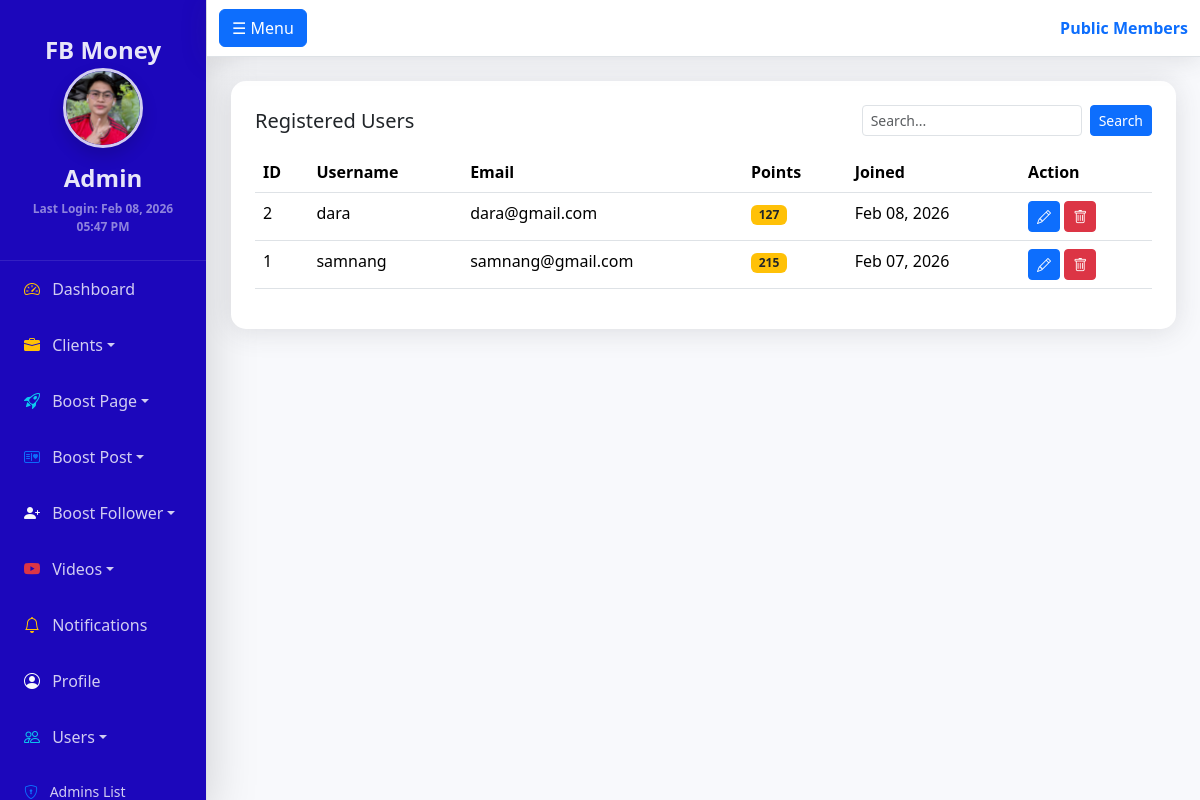
Page /admin/public_users.php (signed in) on the committed database.
### tables this page shows
CREATE TABLE `users` (
  `id` int(11) NOT NULL AUTO_INCREMENT,
  `username` varchar(50) NOT NULL,
  `email` varchar(100) NOT NULL,
  `password` varchar(255) NOT NULL,
  `points` int(11) DEFAULT 0,
  `created_at` timestamp NOT NULL DEFAULT current_timestamp(),
  `referral_code` varchar(20) DEFAULT NULL,
  `referred_by` int(11) DEFAULT NULL,
  `last_daily_bonus` date DEFAULT NULL,
  PRIMARY KEY (`id`),
  UNIQUE KEY `username` (`username`),
  UNIQUE KEY `email` (`email`),
  UNIQUE KEY `referral_code` (`referral_code`)
);

### admin/public_users.php (the view, shortened to what this page needs)
<?php
require_once "../config/db.php";
$u_stmt = $conn->prepare("SELECT profile_pic, last_login, bio, role FROM admins WHERE username=?");
if ($u_stmt) {
    $u_stmt->bind_param("s", $_SESSION['admin']);
    $u_stmt->execute();
    $u_res = $u_stmt->get_result();
    $u_row = $u_res->fetch_assoc();
} else { $u_row = []; }
$profile_pic = !empty($u_row['profile_pic']) ? "uploads/" . $u_row['profile_pic'] : "https://via.placeholder.com/150";
$last_login = !empty($u_row['last_login']) ? date("M d, Y h:i A", strtotime($u_row['last_login'])) : "First Login";
$user_role = $u_row['role'] ?? 'editor';
$search = $_GET['search'] ?? '';
if ($search) {
    $term = "%$search%";
    $stmt = $conn->prepare("SELECT * FROM users WHERE username LIKE ? OR email LIKE ? ORDER BY id DESC");
    $stmt->bind_param("ss", $term, $term);
    $stmt->execute();
    $users = $stmt->get_result();
} else {
    $users = $conn->query("SELECT * FROM users ORDER BY id DESC");
}
?>
<!DOCTYPE html>
<html lang="en">
<head>
<link href="https://cdn.jsdelivr.net/npm/bootstrap@5.3.2/dist/css/bootstrap.min.css" rel="stylesheet">
<link rel="stylesheet" href="https://cdn.jsdelivr.net/npm/bootstrap-icons@1.11.3/font/bootstrap-icons.min.css">
</head>
<body>
<div class="d-flex" id="wrapper">
    <?php include 'sidebar.php'; ?>
    <div id="page-content-wrapper">
        <nav class="navbar navbar-expand-lg navbar-light bg-light border-bottom mb-4">
            <div class="container-fluid">
                <button class="btn btn-primary" id="sidebarToggle">☰ Menu</button>
                <span class="navbar-text ms-auto fw-bold text-primary">Public Members</span>
            </div>
        </nav>
        <div class="container-fluid px-4">
            <div class="card p-4">
                <div class="d-flex justify-content-between align-items-center mb-3">
                    <h5 class="mb-0">Registered Users</h5>
                    <form method="GET" class="d-flex">
                        <input type="text" name="search" class="form-control form-control-sm me-2" placeholder="Search..." value="<?php echo htmlspecialchars($search); ?>">
                        <button type="submit" class="btn btn-primary btn-sm">Search</button>
                    </form>
                </div>
                <table class="table table-hover">
                    <thead><tr><th>ID</th><th>Username</th><th>Email</th><th>Points</th><th>Joined</th><th>Action</th></tr></thead>
                    <tbody>
                        <?php while($u = $users->fetch_assoc()): ?>
                        <tr>
                            <td><?php echo $u['id']; ?></td>
                            <td><?php echo htmlspecialchars($u['username']); ?></td>
                            <td><?php echo htmlspecialchars($u['email']); ?></td>
                            <td><span class="badge bg-warning text-dark"><?php echo $u['points']; ?></span></td>
                            <td><?php echo date("M d, Y", strtotime($u['created_at'])); ?></td>
                            <td>
                                <button class="btn btn-sm btn-primary" onclick="editUser(<?php echo $u['id']; ?>, '<?php echo htmlspecialchars($u['username']); ?>', <?php echo $u['points']; ?>)"><i class="bi bi-pencil"></i></button>
                                <form method="POST" class="d-inline" onsubmit="return confirm('Delete this user?');">
                                    <button type="submit" name="delete_user" class="btn btn-sm btn-danger"><i class="bi bi-trash"></i></button>
                                </form>
                            </td>
                        </tr>
                        <?php endwhile; ?>
                    </tbody>
                </table>
            </div>
        </div>
    </div>
</div>
<div class="toast-container position-fixed bottom-0 end-0 p-3"></div>
</body>
</html>

### admin/sidebar.php (shortened to what this page needs)
<?php
$current_page = basename($_SERVER['PHP_SELF']);
$sidebar_pic = isset($profile_pic) ? $profile_pic : "https://via.placeholder.com/150";
$sidebar_login = isset($last_login) ? $last_login : "";
$settings_res = $conn->query("SELECT * FROM settings WHERE setting_key IN ('sidebar_color', 'notification_sound')");
$settings = [];
while($row = $settings_res->fetch_assoc()) { $settings[$row['setting_key']] = $row['setting_value']; }
$custom_sb_color = $settings['sidebar_color'] ?? '';
$sb_style = $custom_sb_color ? "background: $custom_sb_color !important;" : "";
?>
<div class="border-end shadow-lg" id="sidebar-wrapper" style="<?php echo $sb_style ? $sb_style : 'background: linear-gradient(180deg, #4e73df 10%, #224abe 100%);'; ?>">
    <div class="sidebar-heading text-center position-relative">
       <div class="mt-2">FB Money</div>
        <img src="<?php echo $sidebar_pic; ?>" class="rounded-circle mb-2 shadow" width="80" height="80" style="object-fit:cover; border: 3px solid rgba(255,255,255,0.8);">
        <div class="fw-bold mt-1"><?php echo htmlspecialchars($_SESSION['admin'] ?? 'User'); ?></div>
        <?php if($sidebar_login): ?>
        <div class="small text-white-50 mt-1" style="font-size: 0.75rem;">Last Login: <?php echo $sidebar_login; ?></div>
        <?php endif; ?>
    </div>
    <div class="list-group list-group-flush">
        <a href="dashboard.php" class="list-group-item list-group-item-action <?php echo ($current_page == 'dashboard.php') ? 'active' : ''; ?>"><i class="bi bi-speedometer2 me-2 text-warning"></i> <span>Dashboard</span></a>
        <?php $is_clients = ($current_page == 'manage_clients.php' || $current_page == 'request_history.php' || $current_page == 'request_boost.php'); ?>
        <a href="#clientsSubmenu" class="list-group-item list-group-item-action dropdown-toggle" data-bs-toggle="collapse" aria-expanded="<?php echo $is_clients ? 'true' : 'false'; ?>"><i class="bi bi-briefcase-fill me-2 text-warning"></i> <span>Clients</span></a>
        <?php $is_pages = ($current_page == 'boost_page.php' || $current_page == 'pages_list.php'); ?>
        <a href="#pagesSubmenu" class="list-group-item list-group-item-action dropdown-toggle" data-bs-toggle="collapse" aria-expanded="<?php echo $is_pages ? 'true' : 'false'; ?>"><i class="bi bi-rocket-takeoff me-2 text-info"></i> <span>Boost Page</span></a>
        <?php $is_posts = ($current_page == 'boost_post.php' || $current_page == 'posts_list.php'); ?>
        <a href="#postsSubmenu" class="list-group-item list-group-item-action dropdown-toggle" data-bs-toggle="collapse" aria-expanded="<?php echo $is_posts ? 'true' : 'false'; ?>"><i class="bi bi-postcard-heart me-2 text-primary"></i> <span>Boost Post</span></a>
        <?php $is_followers = ($current_page == 'boost_follower.php' || $current_page == 'followers_list.php' || $current_page == 'add_follower_fast.php' || $current_page == 'fast_followers_list.php'); ?>
        <a href="#followersSubmenu" class="list-group-item list-group-item-action dropdown-toggle" data-bs-toggle="collapse" aria-expanded="<?php echo $is_followers ? 'true' : 'false'; ?>"><i class="bi bi-person-plus-fill me-2 text-light"></i> <span>Boost Follower</span></a>
        <?php $is_videos = ($current_page == 'boost_video.php' || $current_page == 'boost_reel.php' || $current_page == 'videos_list.php' || $current_page == 'reels_list.php' || $current_page == 'video_comments.php' || $current_page == 'boost_view.php'); ?>
        <a href="#videosSubmenu" class="list-group-item list-group-item-action dropdown-toggle" data-bs-toggle="collapse" aria-expanded="<?php echo $is_videos ? 'true' : 'false'; ?>"><i class="bi bi-youtube me-2 text-danger"></i> <span>Videos</span></a>
        <a href="notifications.php" class="list-group-item list-group-item-action <?php echo ($current_page == 'notifications.php') ? 'active' : ''; ?> d-flex justify-content-between align-items-center" title="Notifications">
            <div><i class="bi bi-bell me-2 text-warning"></i> <span>Notifications</span></div>
        </a>
        <a href="profile.php" class="list-group-item list-group-item-action <?php echo ($current_page == 'profile.php') ? 'active' : ''; ?>"><i class="bi bi-person-circle me-2 text-light"></i> <span>Profile</span></a>
        <?php if(isset($user_role) && $user_role === 'admin'): ?>
        <?php $is_users = ($current_page == 'users.php' || $current_page == 'register.php' || $current_page == 'banned_users.php' || $current_page == 'public_users.php'); ?>
        <a href="#usersSubmenu" class="list-group-item list-group-item-action dropdown-toggle" data-bs-toggle="collapse" aria-expanded="<?php echo $is_users ? 'true' : 'false'; ?>" title="Users"><i class="bi bi-people me-2 text-info"></i> <span>Users</span></a>
        <div class="collapse <?php echo $is_users ? 'show' : ''; ?>" id="usersSubmenu">
            <a href="users.php" class="list-group-item list-group-item-action ps-4 small <?php echo ($current_page == 'users.php') ? 'active' : ''; ?>" title="Admins List"><i class="bi bi-shield-lock me-2 text-primary"></i> <span>Admins List</span></a>
        </div>
        <?php endif; ?>
    </div>
</div>
<div class="toast-container position-fixed top-0 end-0 p-3" style="z-index: 2000;">
</div>

### admin/public_users.php (style rules this page uses)
body { background:#f8f9fc; font-family: 'Segoe UI', sans-serif; overflow-x: hidden; }
#wrapper { display: flex; width: 100%; }
#sidebar-wrapper { height: 100vh; position: sticky; top: 0; overflow-y: auto; width: 250px; background: linear-gradient(180deg, #4e73df 10%, #224abe 100%); color: #fff; transition: margin 0.25s ease-out; }
#sidebar-wrapper .sidebar-heading { padding: 1.5rem; font-size: 1.5rem; font-weight: bold; text-align: center; color:rgba(255,255,255,0.9); border-bottom: 1px solid rgba(255,255,255,0.1); }
#sidebar-wrapper .list-group-item { background: transparent; color: rgba(255,255,255,0.8); border: none; padding: 1rem 1.5rem; }
#page-content-wrapper { width: 100%; display: flex; flex-direction: column; min-height: 100vh; }
.navbar { box-shadow: 0 0.15rem 1.75rem 0 rgba(58, 59, 69, 0.15); background: #fff !important; position: sticky; top: 0; z-index: 100; }
.card { border:none; border-radius:15px; box-shadow:0 0.15rem 1.75rem 0 rgba(58, 59, 69, 0.15); margin-bottom: 20px; }

### rows in the picture
users: id "2", username "dara", email "dara@gmail.com", points "127", created_at "Feb 08, 2026"
users: id "1", username "samnang", email "samnang@gmail.com", points "215", created_at "Feb 07, 2026"

### other values in the picture
$_SESSION['admin'] "Admin"
$sidebar_login "Feb 08, 2026 05:47 PM"
